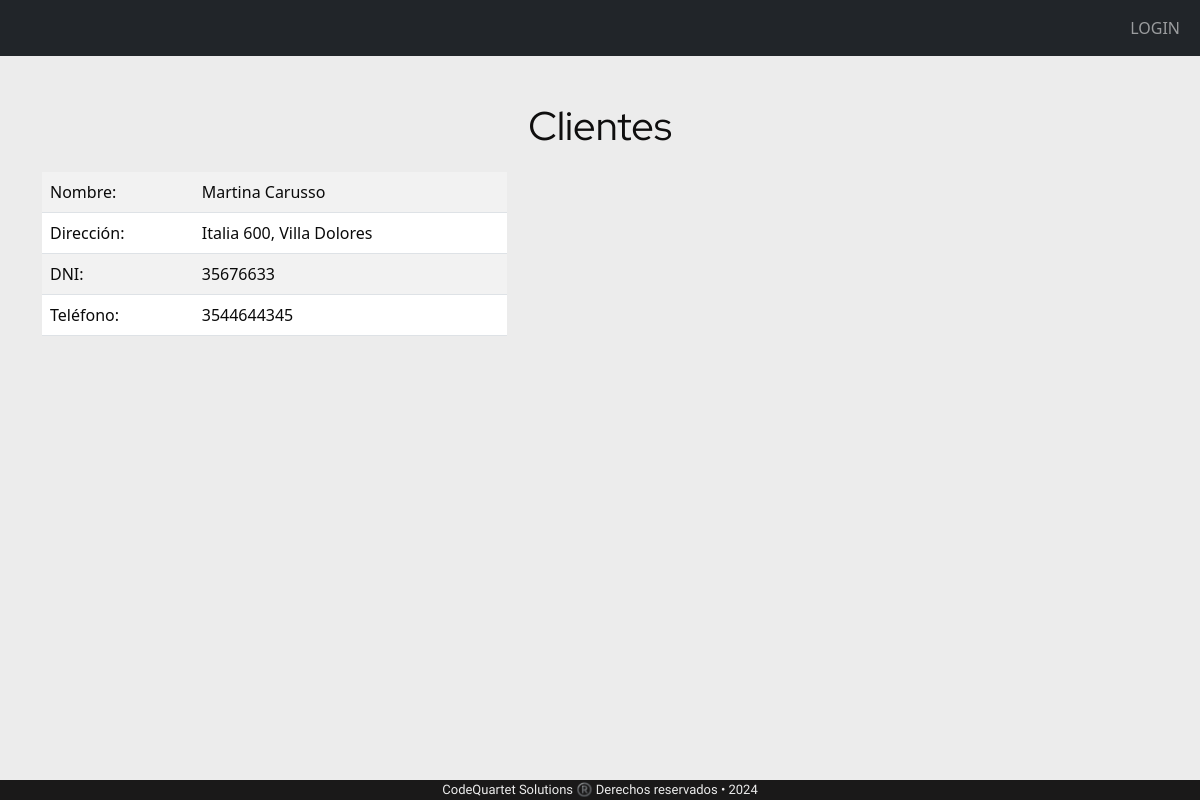
Page /clientes/1/ on the committed database.
### appRieVictoria/models.py (models this page shows, shortened)
class Clientes (models.Model):
    nombre = models.CharField(max_length=100, help_text= '')
    direccion = models.CharField(max_length=100, help_text='')
    DNI = models.PositiveBigIntegerField(help_text='')
    telefono = models.PositiveBigIntegerField(help_text='')
    empleados = models.ManyToManyField("Empleados" ,related_name='clientes_relacionados', through="Ventas")

### appRieVictoria/views.py (the view)
def clientes(request,pk):
    cli =Clientes.objects.get(id=pk)
    context =  {'cli' : cli}
    return render(request, 'clientes.html', context)

### proyectoRieVictoria/templates/clientes.html (shortened to what this page needs)
{% extends "base.html" %}
{% block content %}
<div class="subtituloInicio">
    <p >Clientes</p>
</div>
<div class="contenedorTabla">
    <div class="col-5">
<div>
    <table class="table tablaBorde table-condensed table-striped">
        <tr>
            <td>Nombre: </td>
            <td>{{cli.nombre}}</td>
        </tr>
        <tr>
            <td>Dirección: </td>
            <td> {{cli.direccion}}</td>
        </tr>
        <tr>
            <td>DNI: </td>
            <td>{{cli.DNI}}</td>
        </tr>
        <tr>
            <td>Teléfono: </td>
            <td>{{cli.telefono}}</td>
        </tr>
    </table>
</div>
</div>
</div>
{% endblock %}

### proyectoRieVictoria/static/estilos.css (style rules this page uses)
body { background-color: rgb(236, 236, 236); position: relative; }
.subtituloInicio { font-family: 'Red Hat Display', sans-serif; text-align: center; font-size: 40px; margin-top: 40px; color: rgb(15, 14, 14); }
.contenedorTabla { display: flex-end; justify-content:flex-end; }
.table { color: rgb(10, 10, 10) !important; }
.table td { color: rgb(10, 10, 10) !important; }

### rows in the picture
Clientes: nombre "Martina Carusso", direccion "Italia 600, Villa Dolores", DNI "35676633", telefono "3544644345"
